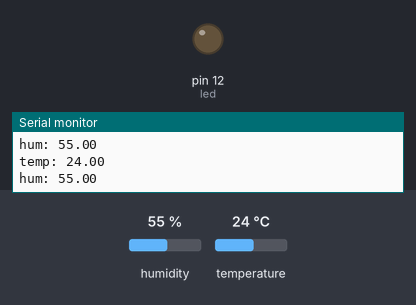
Bench run of a sketch on a simulated Arduino Uno, built with avr-gcc and run on an emulated ATmega328P. On the bench: output pins drawn as LEDs (lit = HIGH), the last lines printed to the serial monitor. The inputs (shaded band) are chosen by the test bench; at power-on: temperature 24 °C, humidity 55 %.

Above: at 4.8 s.
4.9 s: temperature set to 26 °C
At 6.7 s:
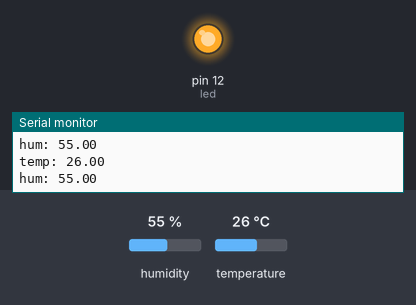
7.9 s: temperature set to 12 °C
At 9.1 s:
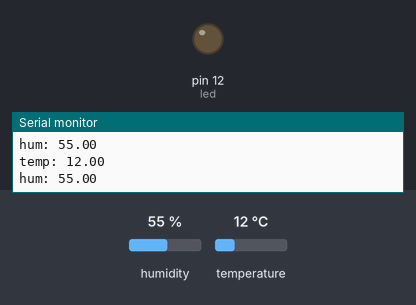
10.9 s: temperature set to 28 °C
At 12.7 s:
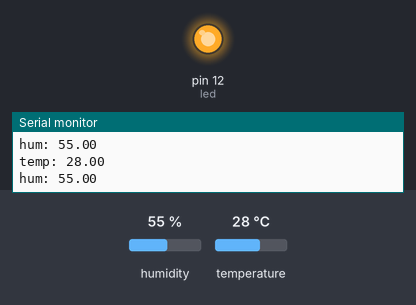
Timing chart, 0 to 14.2 s (numbered marks = the images above; inputs shaded):
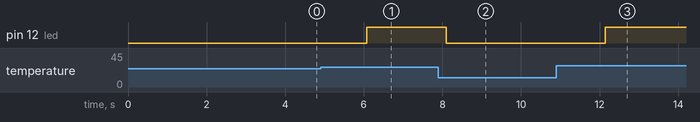

Measured:
- the behaviour switches between 24 and 25 °C on temperature (found by bisection; images 0 and 1)
- after the input at 4.9 s, pin 12 (led): LOW → HIGH after 1.2 s
- after the input at 7.9 s, pin 12 (led): HIGH → LOW after 0.20 s
- after the input at 10.9 s, pin 12 (led): LOW → HIGH after 1.2 s

The sketch:

temperature.ino
```cpp
//Ultrasónico
#include "DHT.h"

//Pines
#define trigPin 5 //D1
#define echoPin 4 //D2
#define DHTPIN 13
#define led 12
#define DHTTYPE DHT11

DHT dht(DHTPIN, DHTTYPE);

float h,t,f;
void temperatura() {
    delay(2000);                          //esperar 2 segundos, sensor lento
    h = dht.readHumidity();               // Humedad
    t = dht.readTemperature();            // Temp en Celsius (default)
    f = dht.readTemperature(true);        // Temp Fahrenheit (isFahrenheit = true)

    if (isnan(h) || isnan(t) || isnan(f)) {
        Serial.println(F("Failed to read from DHT sensor!"));
        return;

    } else {
        Serial.print("temp: ");
        Serial.println(t);
        Serial.print("hum: ");
        Serial.println(h);

        if (t > 24)
            digitalWrite(led, HIGH);
        else
            digitalWrite(led, LOW);
    }
}

void setup() {
    Serial.begin(9600);
    //    pinMode(trigPin, OUTPUT);
    //    pinMode(echoPin, INPUT);
    dht.begin();
    pinMode(led, OUTPUT);

}

void loop() {

    //Checar temperatura
    temperatura();


}
```
